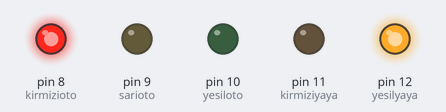
The sketch below on a simulated Arduino Uno, built with avr-gcc and run on an emulated ATmega328P. Shown: output pins drawn as LEDs (lit = HIGH).

Above: at 2.5 s.
At 5.5 s:
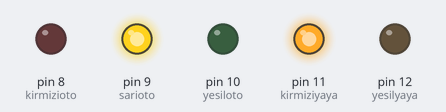
At 7.5 s:
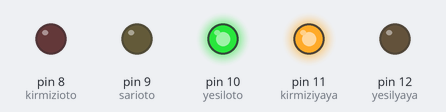
Timing chart, 0 to 11.7 s (numbered marks = the images above):
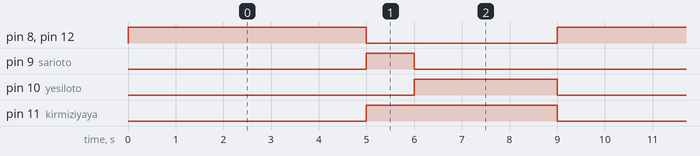

Measured:
- by itself, pin 8 (kirmizioto), pin 12 (yesilyaya): alternates HIGH for 5.0 s and LOW for 4.0 s
- by itself, pin 9 (sarioto): alternates HIGH for 1.0 s and LOW for 8.0 s
- by itself, pin 10 (yesiloto): alternates HIGH for 3.0 s and LOW for 6.0 s
- by itself, pin 11 (kirmiziyaya): alternates HIGH for 4.0 s and LOW for 5.0 s

The sketch:

tr.ino
```cpp
#define kirmizioto 8
#define sarioto 9
#define yesiloto 10
#define kirmiziyaya 11
#define yesilyaya 12

void setup()
{
  pinMode(kirmizioto, OUTPUT);
  pinMode(sarioto, OUTPUT);
  pinMode(yesiloto, OUTPUT);
  pinMode(kirmiziyaya, OUTPUT);
  pinMode(yesilyaya, OUTPUT);
}

void loop()
{
  digitalWrite(kirmizioto, HIGH);
  digitalWrite(sarioto, LOW);
  digitalWrite(yesiloto, LOW);
  digitalWrite(kirmiziyaya, LOW);
  digitalWrite(yesilyaya, HIGH);
  delay(5000);

  digitalWrite(kirmizioto, LOW);
  digitalWrite(sarioto, HIGH);
  digitalWrite(yesiloto, LOW);
  digitalWrite(kirmiziyaya, HIGH);
  digitalWrite(yesilyaya, LOW);
  delay(1000);

  digitalWrite(kirmizioto, LOW);
  digitalWrite(sarioto, LOW);
  digitalWrite(yesiloto, HIGH);
  digitalWrite(kirmiziyaya, HIGH);
  digitalWrite(yesilyaya, LOW);
  delay(3000);

}
```
